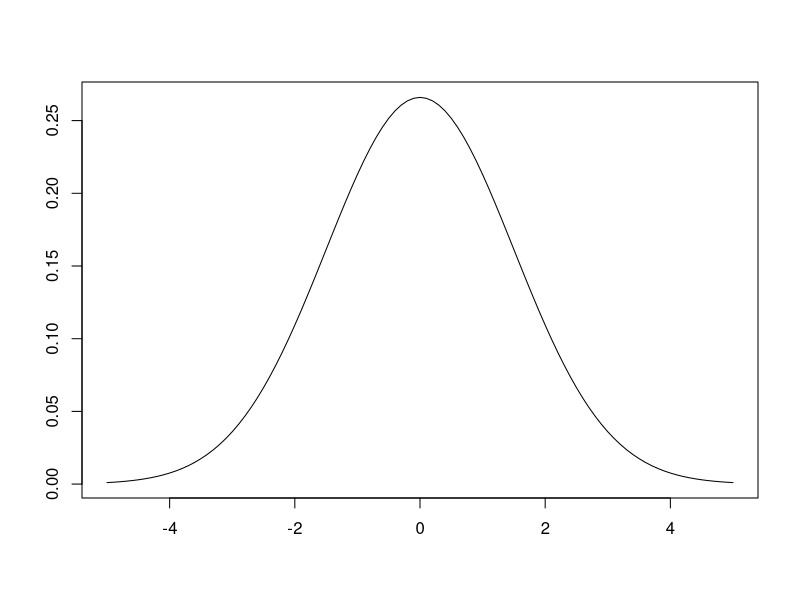
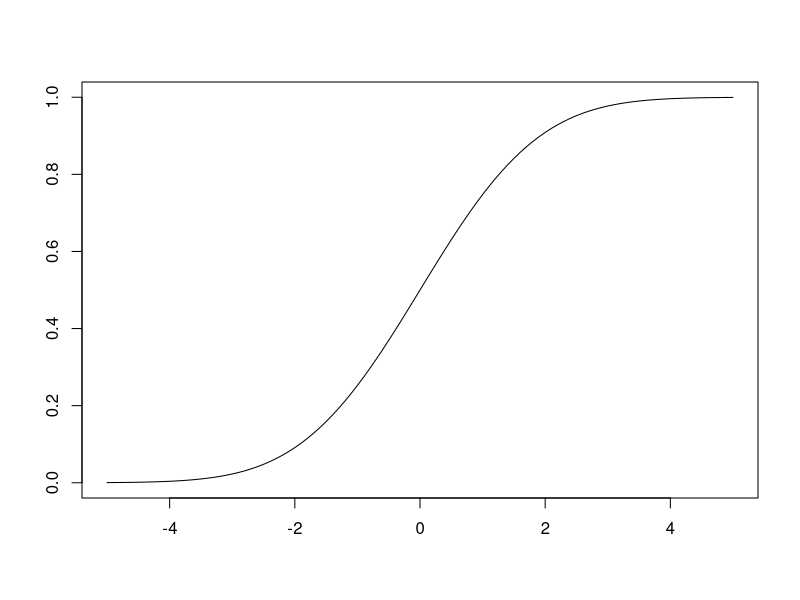
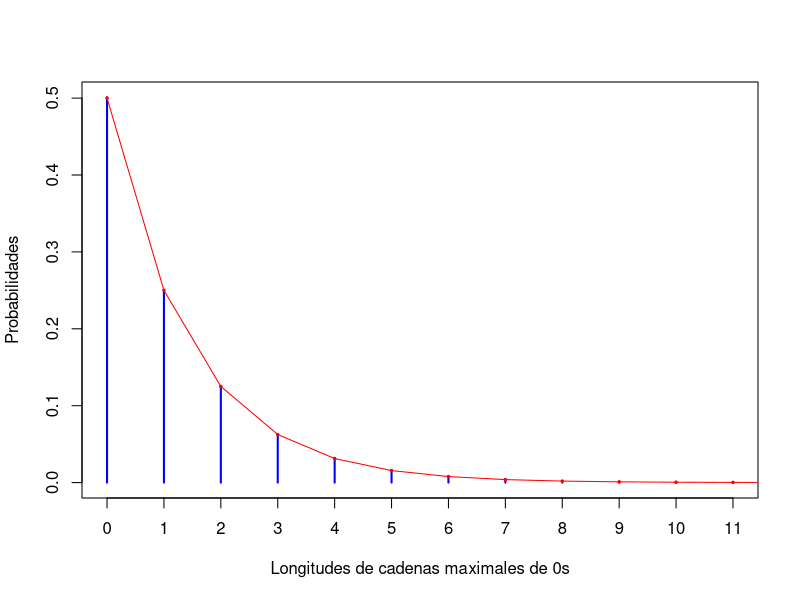

These figures' R source, in order:
## ---- chunk 1
df.aux=cbind( 
Distribución=c("Binomial",
"Geométrica",
"Hipergeométrica",
"Poisson",
"Uniforme",
"Exponencial",
"Normal",
"Khi cuadrado",
"t de Student",
"F de Fisher"),
Nombre=c("binom","geom","hyper","pois","unif","exp","norm","chisq","t","f"),
Parámetros=c("medida de la muestra, probabilidad de éxito",
"probabilidad",
"N,M,n",
"Esperanza",
"mínimo, máximo",
"lambda",
"media, desviación típica",
"grados de libertad",
"grados de libertad",
"los dos grados de libertad")
)
## ---- chunk 2
knitr::kable(
df.aux,
  caption = 'Nombres de distribuciones en R', booktabs = FALSE
)
## ---- chunk 3
dbinom(5,20,0.3)
## ---- chunk 4
choose(20,5)*0.3^5*0.7^15
## ---- chunk 5
dbinom(8,20,0.3)  
## ---- chunk 6
pbinom(5,20,0.3)  
## ---- chunk 7
sum(dbinom(0:5,20,0.3))
## ---- chunk 8
pbinom(8,20,0.3)  
## ---- chunk 9
pbinom(8,20,0.3,lower.tail=FALSE)
## ---- chunk 10

1-pbinom(8,20,0.3)
## ---- chunk 11
qbinom(0.5,20,0.3)  
## ---- chunk 12
pbinom(6,20,0.3) 
pbinom(5,20,0.3) 
## ---- chunk 13
qbinom(0.25,20,0.3)  
## ---- chunk 14
rbinom(10,20,0.3)
## ---- chunk 15
rbinom(10,20,0.3) 
rbinom(10,20,0.3)
## ---- chunk 16
dpois(8,5) 
## ---- chunk 17
ppois(8,5) 
## ---- chunk 18
qpois(0.6,5)
## ---- chunk 19
rpois(20,5)
## ---- chunk 20
dnorm(0.3)
dnorm(0.3,0,1)
## ---- chunk 21
curve(dnorm(x,0,1.5),-5,5,xlab="",ylab="",main="")
## ---- chunk 22
curve(pnorm(x,0,1.5),-5,5,xlab="",ylab="",main="")
## ---- chunk 23
round(dnorm(0.5,0.2,1.2),4)
## ---- chunk 24
round(pnorm(7,0.2,1.2)-pnorm(3,0.2,1.2),4)
## ---- chunk 25
round(pbinom(7,10,0.2)-pbinom(2,10,0.2),4)
## ---- chunk 26
round(sum(dbinom(3:7,10,0.2)),4)
## ---- chunk 27
round(pbinom(7,10,0.2)-pbinom(3,10,0.2),4)
## ---- chunk 28
set.seed(1000)
options(scipen=999)
## ---- chunk 29
pnorm(205,173.1,7.42,lower.tail=FALSE)
## ---- chunk 30
pnorm(190,160.3,7.11,lower.tail=FALSE)
## ---- chunk 31
0.49*pnorm(211,173.1,7.42,lower.tail=FALSE)+0.51*pnorm(211,160.3,7.11,lower.tail=FALSE)
## ---- chunk 32
0.49*pnorm(135,173.1,7.42)+0.51*pnorm(135,160.3,7.11)
## ---- chunk 33
Simulación=rbinom(1000,100,1/6)
## ---- chunk 34
round(100*length(Simulación[Simulación==24])/1000,1)
## ---- chunk 35
round(100*length(Simulación[Simulación>=24])/1000,1)
## ---- chunk 36
Simulación2=rbinom(1000,100,1/6)
## ---- chunk 37
round(100*length(Simulación2[Simulación2==24])/1000,1)
round(100*length(Simulación2[Simulación2>=24])/1000,1)
## ---- chunk 38
options(scipen=0)
## ---- chunk 39
X=rbinom(10^6,1,0.5)
X=X[min(which(X==1)):max(which(X==1))]
## ---- chunk 40
Exitos=which(X==1)
Y=diff(Exitos)-1
## ---- chunk 41
M=max(which(dgeom(0:100,0.5)>=10^(-4)))-1
M
## ---- chunk 42
n=0:M
plot(prop.table(table(Y)[n]),col="blue",type="h",xlab="Longitudes de cadenas maximales de 0s",ylab="Probabilidades")
points(n,dgeom(n,0.5),col="red",type="o",pch=20,cex=0.5)
